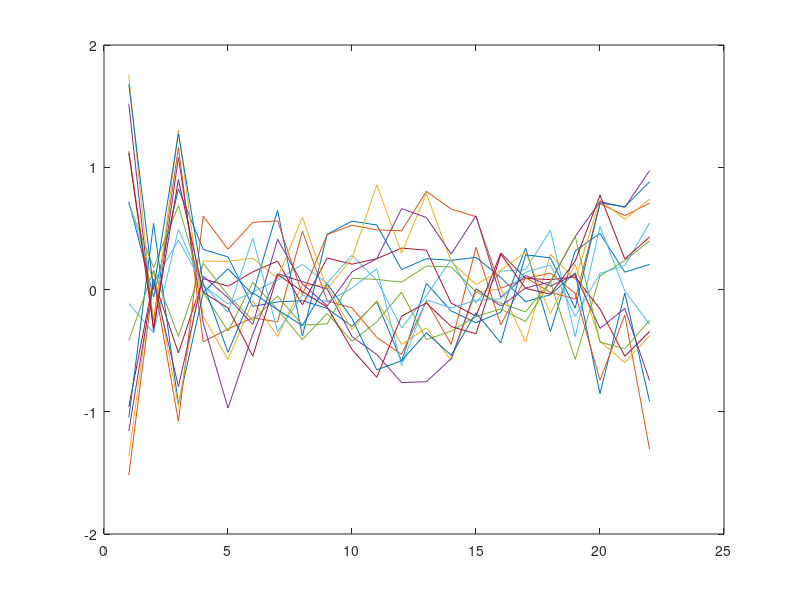

This chart was generated by the following MATLAB code: (Note: this script raises an error after producing the figure.)
% 
clear;

forwardModel = importdata('model/mBrainLeadfield.mat');

% model.noiseMean = 0; model.sigma = 0.2; % Noise std deviation
% model.beta = (1/model.sigma.^2);
% s = RandStream('mt19937ar','Seed',2);
% s = RandStream('mt19937ar','Seed','shuffle');
% RandStream.setGlobalStream(s);

reducedSize=1000;
A = forwardModel(:,1:reducedSize);

model.alpha = 2;

timeSteps=15;  %20;    

numSamples = size(A,1);     % The number og sensors corresponds to sample size..
% numSensors = size(A,1);   % The number og sensors corresponds to sample size..

numFuncs = size(A,2);
numActiveFuncs=10;

activeIndexes = unique(int16(unifrnd(1,reducedSize, [1 numActiveFuncs])));
% activeIndexes = 2;1:numFuncs;
% activeIndexes = [4 8];

model.w = zeros(numFuncs,1);
model.w(activeIndexes) = normrnd(0,sqrt(1/model.alpha), [1 size(activeIndexes)]);

x=model.w*sin((1:timeSteps)*0.5);
% x(activeIndexes) = sin((1:timeSteps)*0.5);

% x(1)=0;
% x=[1:10]';
% x=sin((1:timeSteps)*0.5);

% y = zeros(numSamples,timeSteps);
% Phi = zeros(numSamples,timeSteps);


% y=0;
% y=[];

% for i=1:numSamples % = numSensors = 22
%     y(i) = A(i,:)*(model.w.*x);
% end
% y = A*(model.w.*x);
%%
y = A*x;

Phi = zeros(numSamples, numFuncs, timeSteps);
for t=1:timeSteps
    for i=1:numSamples
        Phi(i,:,t) = A(i,:).*x(:,t)';
    end
end

% surf(y)
% %%
% for i=activeIndexes
% %     offset=randn;
% %     scale=2;
%     for t=1:timeSteps
% %         x(i,t) = scale * sin(t+offset*pi);
%         x(i,t) = sin(t);
%     end
% end
% [rows, ~] = find(x);
% % plot(1:timeSteps, x(unique(rows),:) )
% clearvars 'offset' 'scale' 'i' 't' 'rows'

%% Construct sensor measurement

trueBeta=20;
noise = normrnd(0, sqrt(1/trueBeta), [size(A,1) timeSteps]);
% y = A * x + noise;
y = y + noise;

figure(1)
plot(y)

% plot(1:timeSteps, y)
% surf(y)

%% Determine sparsity 

alpha_init = eye(size(A,2));
% alpha_init(find(alpha_init)) = rand(1,size(A,2));
alpha_init(logical(eye(size(alpha_init)))) = rand(1,size(A,2));
beta_init = rand;

% Phi = A * x....   % Phi->size(22,numFuncs);

disp('Start working on larger time windows');

Q = zeros(numFuncs, numFuncs, timeSteps);
beta = zeros(1, timeSteps);
llh = zeros(1, timeSteps);
mn = zeros(numFuncs, timeSteps);
for i = 1:timeSteps
    [Q(:,:,i), beta(i), mn(:,i), llh(i)] = maximum_evidence_multi(alpha_init, beta_init, Phi(:,:,i), y(:,i));
end

Q = mean(Q,3);

%
estimatedIndexes=find(diag(Q) ~= 1e6);

disp('True & estimated');
disp([model.w mean(mn,2)]);

% disp('Is this estimate reconstruction correct?');
% xEstimate=((Q * A') /(1/mean(beta)*eye(size(A,1)) + A*Q*A'))*y;


disp('Does this estimate need to be normalized by amplitude of Q??');

xEstimate = zeros(numFuncs, timeSteps);
for i=1:timeSteps
    xEstimate(:,i) = y(:,i)'/(Q*A');
end

%%%
figure(100)
subplot(4,1,1), plot(x); title('True x');
subplot(4,1,2), plot(y); title('Forward model output');
subplot(4,1,3), plot(xEstimate); title('Reconstructed x');
subplot(4,1,4), plot(A*xEstimate); title('Reconstructed model output (noise missing)');

%%

figure(1)
surf(x), view(90,0);
figure(2)
surf(xEstimate), view(90,0);


%%
figure(3)


for i=1:4
    idx=activeIndexes(i);
    subplot(4,4,i), plot(1:timeSteps,xEstimate(idx,:));
    title('Source reconstructed signal');
    subplot(4,4,i+4), plot(1:timeSteps,x(idx,:));
    title('Simulated source signal');
end
for i=5:8
    idx=activeIndexes(i);
    subplot(4,4,4+i), plot(1:timeSteps,xEstimate(idx,:));
    title('Source reconstructed signal');
    subplot(4,4,8+i), plot(1:timeSteps,x(idx,:));
    title('Simulated source signal');
end
%%
xEstimate = y'/(A');
% x_est_alt= (A')/(y');

% figure(1)
% surf(x)
figure(2)
surf(xEstimate'), view(90,0);
% figure(3)
% surf(x_est_alt')

%%

% 
% % randoms = randn(numFuncs,N);
% 
% functions = cell(1,numFuncs);
% functions{1} = @(x) ones(size(x));  % Bias function phi_0(x) = 1
% 
% limit = 50; %numFuncs/2;
% stepSize = limit*2/(numFuncs-1);
% 
% model.alpha = 2;% zeros(1,numFuncs); %0.2*ones(1,numFuncs); % 2? 
% % trueIdx=[10, 400, 401, 402, 403, 600, 900, 910, 980, 981];
% 
% % model.alpha(1:10) = 1;
% wTemp = zeros(1,numFuncs);
% % idx=int16(unifrnd(1,100, [1 10]));
% idx=1:10;
% wTemp(idx) = normrnd(0,sqrt(1/model.alpha), [1 size(idx)]);
% % wTemp(11:100) = normrnd(0,sqrt(1/10000), [1 90]);
% model.w = wTemp;
% 
